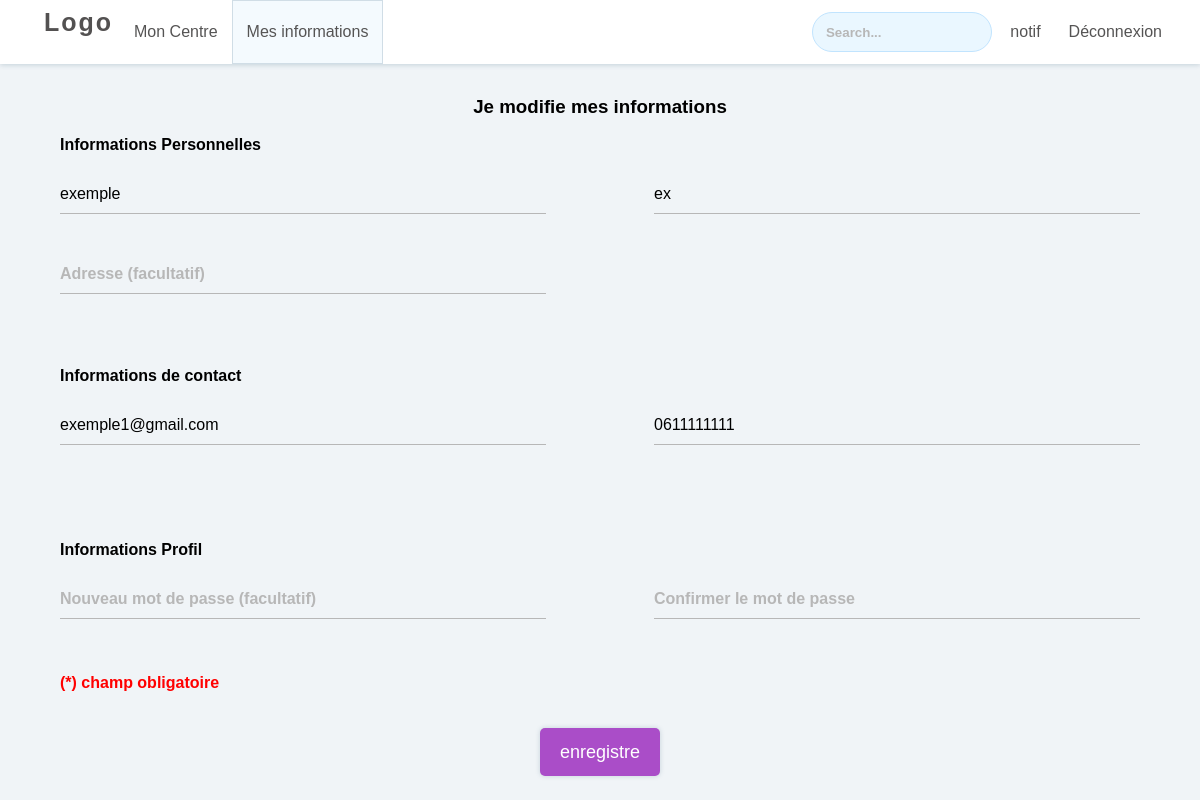
The page /edits.php (signed in) on the database its author committed.
### tables this page shows
CREATE TABLE `secretaire` (
  `ids` int(11) NOT NULL,
  `noms` varchar(20) NOT NULL,
  `prenoms` varchar(20) NOT NULL,
  `numtel` varchar(15) NOT NULL,
  `mail` varchar(30) NOT NULL,
  `mdp` varchar(30) NOT NULL,
  `adresses` varchar(32) DEFAULT NULL
);

### edits.php (the view, shortened to what this page needs)
<?php
require("connexion.php");
$tabsec = $bdd->query("SELECT * FROM secretaire where ids = '".$_SESSION["id"]."' ");
$secretaire = $tabsec->fetch();
?>
<!DOCTYPE html>
<html lang="fr">
<head>
    <link rel="stylesheet" href="css/edits.css">
</head>
<body>
<nav>
            <div class="nav-content">
                    <a href="index1.html">
                        <div id="logo">
                            <h1>
                                Logo
                            </h1>
                        </div>
                    </a>
                    <ul class="first-list">
                        <li>
                            <a href="pagesec.php">Mon Centre</a>
                        </li>
                        <li class="active">
                            <a href="edits.php" class="dark">Mes informations</a>
                        </li>
                    </ul>
                    <ul class="second-list">
                        <li>
                        <div class="box" id="box1">
                            <input type="text" placeholder=" Search...">
                        </div>
                        </li>
                        <li>
                            <a href="pagesec.php" class="dark">notif</a>
                        </li>
                        <li>
                            <a href="connexions.php" class="dark">Déconnexion</a>
                        </li>
                    </ul>
            </div>
    </nav>
    <form action="confirm-edits.php" method="POST">
    <div class="information" id="information">
                        <div class="titre-container">
                            <h3>Je modifie mes informations</h3>
                        </div>
                        <div class="information-container">
                            <div class="info-person-container info-con">
                                <h4>Informations Personnelles</h4>
                                <div class="deux-inputs Informations-Personnelles">
                                    <div class="input-con">
                                        <input type="text" name="nom" id="" placeholder="Nom (*)" value= "<?php echo $secretaire["noms"]; ?>">
                                    </div>
                                    <div class="input-con">
                                        <input type="text" name="prenom" id="" placeholder="Prénom (*)" value="<?php echo $secretaire["prenoms"]; ?>">
                                    </div>
                                </div>
                                <div class="deux-inputs Informations-Personnelles">
                                    <div class="input-con">
                                        <input type="text" name="adresse" id="" placeholder="Adresse (facultatif)" value = "<?php echo $secretaire["adresses"]; ?>">
                                    </div>
                                </div>
                            </div>
                            <div class="info-contact-container info-con">
                                <h4>Informations de contact</h4>
                                <div class="deux-inputs Informations-contact">
                                    <div class="input-con">
                                        <input type="email" name="email" id="" placeholder="Email (*)" value = "<?php echo $secretaire["mail"]; ?>">
                                    </div>
                                    <div class="input-con">
                                        <input type="tel" name="tele" id="" placeholder="Téléphone Mobile (*)" value = "<?php echo $secretaire["numtel"]; ?>">
                                    </div>
                                </div>
                            </div>
                            <div class="info-profil-container info-con">
                                <h4> Informations Profil </h4>
                                <div class="deux-inputs Informations Profil">
                                    <div class="input-con">
                                        <input type="password" name="mdp" id="" placeholder="Nouveau mot de passe (facultatif)">
                                </div>
                                    <div class="input-con">
                                        <input type="password" name="mdps" id="" placeholder="Confirmer le mot de passe">
                                    </div>
                                </div>
                            </div>
                            <div class="info-edit-container">
                                    <h4>(*) champ obligatoire</h4>
                            </div>
                            <div class="enregistre-btn-container">
                                    <button class="enregistre-btn">enregistre</button>
                            </div>
                        </div>
                    </div>
                </form>
</body>
</html>

### css/edits.css (style rules this page uses)
* { box-sizing: border-box; padding: 0; margin: 0; }
body { height: 100vh; width: 100vw; background-color:#F0F4F7; display: flex; flex-direction: column; align-items: center; justify-content: flex-start; font-family: Fredoka, 'Poppins', 'Lucida Sans', 'Lucida Sans Regular', 'Lucida Grande', 'Lucida Sans Unicode', Geneva, Verdana, sans-serif; overflow-x: hidden; }
nav { width: 100vw; background-color: white; display: flex; flex-direction: column; align-items: center; justify-content: flex-start; gap: 5px; position: fixed; z-index: 6; box-shadow: 0 1px 5px 0 rgb(41 85 115 / 21%); }
.nav-content { width: 96vw; height: 8vh; background-color: transparent; display: block; margin-top: 0px; }
#logo { float: left; padding: 8px 0px 8px 20px; display: flex; align-items: center; width:8vw; }
#logo h1 { color: rgb(83, 81, 81); font-family: sans-serif, Arial, Helvetica; position: relative; font-size: 25px; font-weight: 700; letter-spacing: 2px; }
nav ul { list-style: none; height: 100%; display: flex; align-items: center; justify-content: center; margin-right: 0px; }
nav ul li { padding: 0px 4px; height: 100%; display: flex; align-items: center; transition: 0.2s; }
nav ul li .box { border-radius: 20px; height: 5vh; width: 15vw; border: 1px solid #C1E4FE; background-color: #EAF7FF; display: flex; align-items: center; justify-content: center; }
nav ul li .box input { width: 90%; height: 100%; border: 0; background-color: transparent; outline: 0; }
nav ul li a { text-decoration: none; color: rgb(85, 84, 84); font-family:Fredoka,'Poppins', sans-serif; font-style: normal; font-size: 16px; border-radius: 0px; padding: 10px 10px; transition: .3s ease-out; }
li.active { background-color: #F4FAFE; border: 1px solid #d0dde6; }
.first-list { float: left; }
.second-list { float: right; }
.information { background-color: transparent; width: 100vw; height: 88vh; display: flex; flex-direction: column; align-items: center; justify-content: space-between; margin-top: 12vh; }
.information-container { width: 100vw; height: 88vh; background-color: transparent; display: flex; flex-direction: column; align-items: center; justify-content: space-between; }
.titre-container { width: 100vw; display: flex; flex-direction: column; align-items: center; justify-content: center; }
.info-con { width: 100%; display: flex; flex-direction: column; align-items: center; justify-content: center; background-color: transparent; min-height: 18vh; margin-top: 18px; }
.info-con h4 { width: 90%; display: flex; align-items: center; justify-content: flex-start; background-color: transparent; font-weight: bold; }
.info-con .deux-inputs { width: 90%; height: 10vh; background-color: transparent; display: flex; align-items: center; justify-content: space-between; }
.info-con .deux-inputs .input-con { width: 45%; min-height: 50%; display: flex; flex-direction: column; align-items: flex-start; justify-content: center; background-color: transparent; }
.info-con .deux-inputs .input-con input { border: 0; outline: 0; width: 100%; height: 5vh; background-color: transparent; border-bottom: 1px solid #B7B7B7; text-align:buttom; display: flex; align-items: flex-end; font-size: 16px; }
::placeholder { color: #B7B7B7; font-weight: bold; }
.info-edit-container { width: 90vw; display: flex; align-items: center; justify-content: flex-start; color: red; }
.enregistre-btn-container { width: 100vw; height: 12vh; display: flex; align-items: center; justify-content: center; }
.enregistre-btn { background-color: #AA4DC8; border: 0; width: 10vw; height: 6vh; cursor: pointer; color: white; border-radius: 5px; font-size: 18px; box-shadow: 0 0 5px 0 rgb(41 85 115 / 21%); transition: all 200ms ease-in-out; }

### rows shown on the page
secretaire: nom "exemple", prenom "ex", email "exemple1@gmail.com", tele "0611111111"
